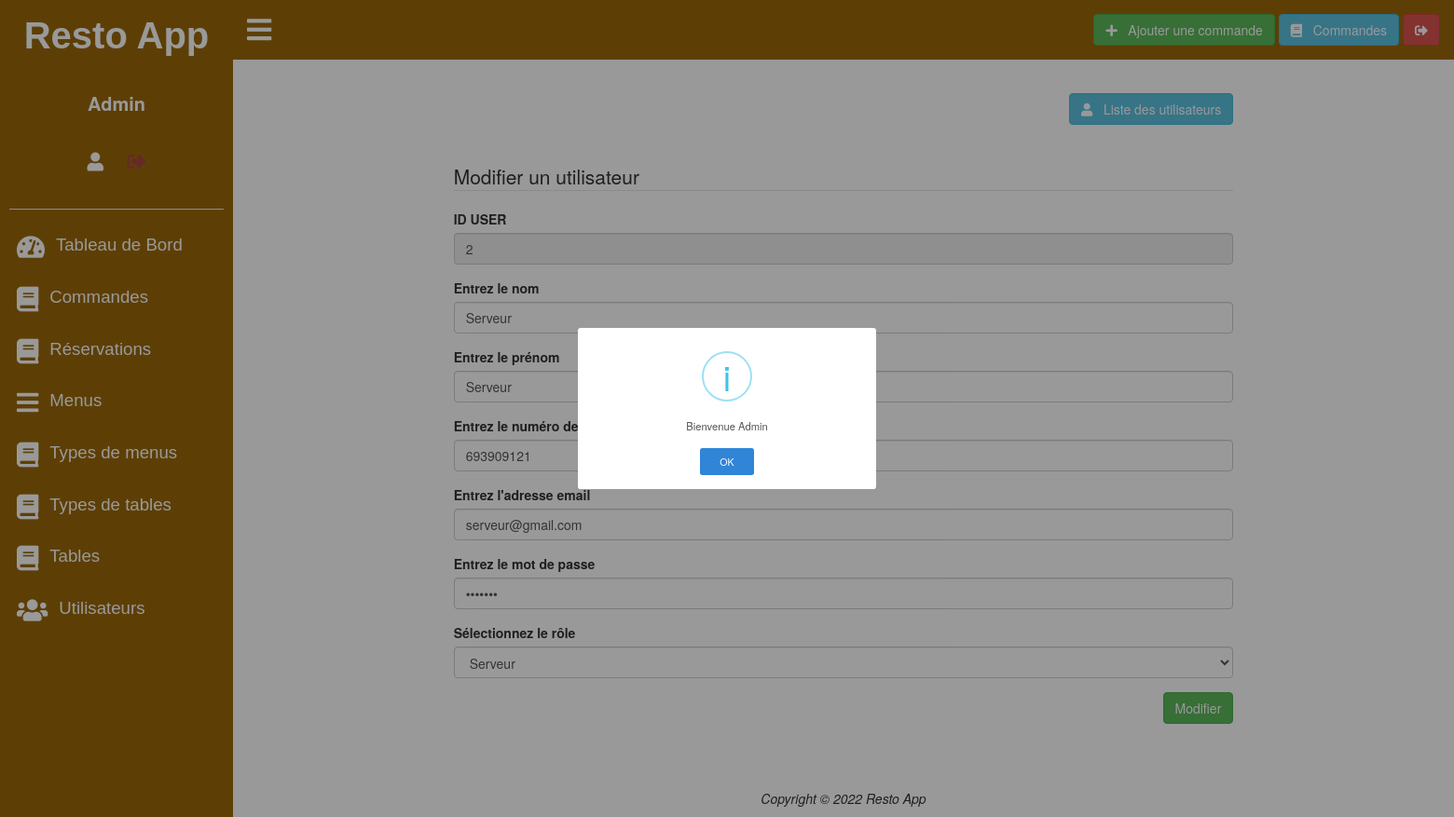
The app's page /app.php?view=user_update&iduser=2 (signed in) with its own data.
### tables this page shows
create table user (
  iduser integer not null auto_increment ,
  nom varchar(128) null ,
  prenom varchar(128) null ,
  telephone varchar(128) null ,
  email varchar(128) null ,
  password varchar(128) null ,
  role varchar(128) null , 
  primary key (iduser) 
);

### model/Database.php (called while the page is built)
<?php
class Database {
	private $dsn;
	private $username;
	private $password;
	public function __construct() {
		$this->dsn= "mysql:host=localhost;dbname=restoapp;port=3306;charset=utf8";
		$this->username= "root";
		$this->password= "";
	}
	public function chaineConnexion() {
		$pdo= new PDO($this->dsn, $this->username, $this->password);
		$pdo->setAttribute(PDO::ATTR_ERRMODE, PDO::ERRMODE_EXCEPTION);
		return $pdo;
	}
	public function request($sql, $params= null) {
		$pdo= $this->chaineConnexion();
		$req= $pdo->prepare($sql);
		if($params == null) {
			$req->execute();
		}
		else {
			$req->execute($params);
		}
		return $req;
	}
	public function recover($req, $one= true) {
		$datas= null;
		$req->setFetchMode(PDO::FETCH_OBJ);
		if($one == true) {
			$datas= $req->fetch();
		}
		else {
			$datas= $req->fetchAll();
		}
		return $datas;
	}
}
?>

### model/UserDB.php (called while the page is built, shortened)
<?php
require_once 'Database.php';
class UserDB {
	private $db;
	public function __construct() {
		$this->db= new Database();
	}
	public function read($iduser) {
		$sql= "select * from user where iduser=?";
		$params= array($iduser);
		$req= $this->db->request($sql, $params);
		$data= $this->db->recover($req, true);
		return $data;
	}
}
?>

### views/user/update.php (the view, shortened to what this page needs)
<?php
$iduser= $_REQUEST['iduser'];
$user= $userdb->read($iduser);
?>
<section class="animate__animated animate__lightSpeedInRight">
	<div class="row">
    	<div class="col-md-offset-2 col-md-8 col-md-offset-2">
    		<div class="text-right">
	    		<a href="app.php?view=user" class="btn btn-info">
		            <i class="fas fa-user"></i>
		            &nbsp;
		            Liste des utilisateurs
	        	</a>
    		</div>
    		<br /><br />
    		<div>
    			<form name="form" method="POST" action="controller/userController.php?action=update" enctype="multipart/form-data" >
    				<fieldset>
    					<legend>
    						Modifier un utilisateur
    					</legend>
    					<div class="form-group">
    						<label for="iduser">
    							ID USER
    						</label>
    						<input type="text" name="iduser" id="iduser" class="form-control" required readonly value="<?= $user->iduser ?>" />
    					</div>
    					<div class="form-group">
    						<label for="nom">
    							Entrez le nom
    						</label>
    						<input type="nom" name="nom" id="nom" class="form-control" required value="<?= $user->nom ?>" />
    					</div>
                         <div class="form-group">
                            <label for="prenom">
                                Entrez le prénom
                            </label>
                        </div>
                        <div class="form-group">
                            <label for="telephone">
                                Entrez le numéro de téléphone
                            </label>
                        </div>
                        <div class="form-group">
                            <label for="email">
    							Entrez l'adresse email
    						</label>
    						<input type="email" name="email" id="email" class="form-control" required value="<?= $user->email ?>" />
    					</div>
                        <div class="form-group">
                            <label for="password">
                                 Entrez le mot de passe
                            </label>
                            <input type="password" name="password" id="password" class="form-control" required value="<?= $user->password ?>" />
                        </div>
                        <div class="form-group">
                            <label for="role">
                                Sélectionnez le rôle
                            </label>
                            <select name="role" class="form-control">
                                <option value="<?= $user->role ?>" selected class="none">
                                    <?= $user->role ?>
                                </option>
                            </select>
                        </div>
    					<div class="text-right">
    						<input type="submit" name="modifier" value="Modifier" class="btn btn-success">
    					</div>
    				</fieldset>
    			</form>
    		</div>
        </div>
    </div>
</section>

### css/style.css (style rules this page uses)
* { margin: 0; padding: 0; box-sizing: border-box; }
a, a:visited { text-decoration: none; cursor: pointer; }
.none { display: none; }

### records on screen
user: iduser "2", nom "Serveur", email "serveur@gmail.com", role "Serveur"

### other values on screen
$_SESSION['profil']->nom "Admin"
